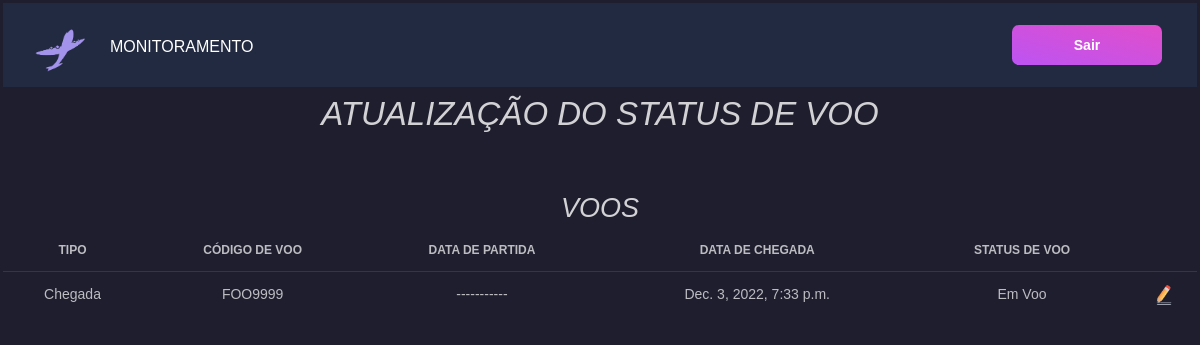
The app's page /update/, older data.
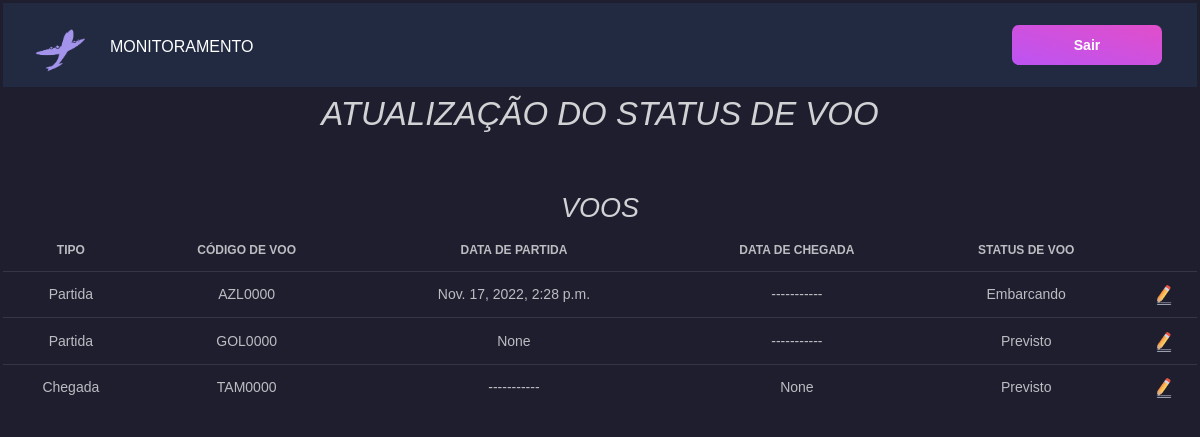
The same page, newer data.
### flight_management/models.py (models this page shows, shortened)
class Flight(models.Model):
    id = models.BigAutoField(primary_key=True)
    fk_flightstatus = models.ForeignKey(FlightStatus, on_delete=models.SET_NULL, blank=True, null=True)
    tx_code = models.CharField(max_length=8)
    dt_est_departure = models.DateTimeField(blank=True, null=True)
    dt_est_arrival = models.DateTimeField(blank=True, null=True)
    nm_origin = models.CharField(max_length=3, choices=AirportCodes.choices)
    nm_destination = models.CharField(max_length=3, choices=AirportCodes.choices)
    class Meta:
        db_table = 'flight'

class FlightStatus(models.Model):
    id = models.BigAutoField(primary_key=True)
    dt_departure = models.DateTimeField(blank=True, null=True)
    dt_arrival = models.DateTimeField(blank=True, null=True)
    nm_status = models.CharField(max_length=13, choices=Status.choices, default=Status.PREVISTO)
    dt_creation = models.DateTimeField(auto_now=True)
    dt_updated = models.DateTimeField(auto_now=True)
    dt_done = models.DateTimeField(blank=True, null=True)
    class Meta:
        db_table = 'flight_status'

### flight_management/views.py (the view)
# urls.py: path('update/', flightmanagementviews.flightupdateview),
def flightupdateview(request):
    all_flights = Flight.objects.all()
    all_status_flights = FlightStatus.objects.all()
    context = {'all_flights' : all_flights, 'all_status_flights' : all_status_flights}
    return render(request, "update.html", context)

### flight_management/template/update.html (shortened to what this page needs)
{% load static %}
<!DOCTYPE html>
<html lang="en">
<head>
    <link rel="stylesheet" href="{% static 'css/black-dashboard.min.css' %}">
</head>
<body onload="deleteIcon()">
    <nav class="navbar navbar-expand-lg navbar-dark bg-dark">
        <a class="navbar-brand mr-0 mr-md-2" href="../home" aria-label="Caqui">
            <img src="{% static 'img/caqui.png' %}" width="50 px">
        </a>
        <a class="navbar-brand" href="../home">Monitoramento</a>
        <div class="collapse navbar-collapse" id="navbarSupportedContent">
            <a href="/" class="btn btn-primary d-none d-lg-inline-block mb-3 mb-md-0 ml-md-3">Sair</a>
      </div>
    </nav>
    <h1> <i> ATUALIZAÇÃO DO STATUS DE VOO</i> </h1>
    <div class="row">
        <div class="col-md-12">
            <h2 class="text-center"><i>VOOS</i></h2>
            <table class="table">
                <thead>
                    <tr>
                        <th>Tipo</th>
                        <th>Código de Voo</th>
                        <th>Data de Partida</th>
                        <th>Data de chegada</th>
                        <th>Status de Voo</th>
                        <th></th>
                    </tr>
                </thead>
                <tbody>
                        {% for flight in all_flights %}
                            <tr>
                                {% if flight.nm_destination == "GRU" %}
                                    <td>{{"Chegada"}}</td>
                                {% else %}
                                    <td>{{"Partida"}}</td>
                                {% endif %}
                                <td>{{flight.tx_code}}</td>
                                {% if flight.nm_destination == "GRU" %}
                                    <td>{{"-----------"}}</td>
                                {% else %}
                                    <td>{{flight.fk_flightstatus.dt_departure}}</td>
                                {% endif %}
                                {% if flight.nm_origin == "GRU" %}
                                <td>{{"-----------"}}</td>
                                {% else %}
                                    <td>{{flight.fk_flightstatus.dt_arrival}}</td>
                                {% endif %}
                                <td>{{flight.fk_flightstatus.nm_status}}</td>
                                <td>
                                    <a id="{{flight.tx_code}}{{'|'}}{{flight.fk_flightstatus.nm_status}}{{'|'}}{{flight.nm_destination}}" class="update-status" href="../update/edit" onclick="passCode(id)"> <img src="{% static 'img/edit.png' %}" height ="20" width="20"/>
                                </td>
                            </tr>
                        {% endfor %}
                </tbody>
            </table>
        </div>
    </div>
</body>
</html>

Row changes from the older to the newer data that the page shows:
removed Flight: value "Chegada", tx_code "FOO9999", value "-----------", fk_flightstatus.dt_arrival "Dec. 3, 2022, 7:33 p.m.", fk_flightstatus.nm_status "Em Voo"
added Flight: value "Partida", tx_code "AZL0000", fk_flightstatus.dt_departure "Nov. 17, 2022, 2:28 p.m.", value "-----------", fk_flightstatus.nm_status "Embarcando"
added Flight: value "Partida", tx_code "GOL0000", fk_flightstatus.dt_departure "None", value "-----------", fk_flightstatus.nm_status "Previsto"
added Flight: value "Chegada", tx_code "TAM0000", value "-----------", fk_flightstatus.dt_arrival "None", fk_flightstatus.nm_status "Previsto"
